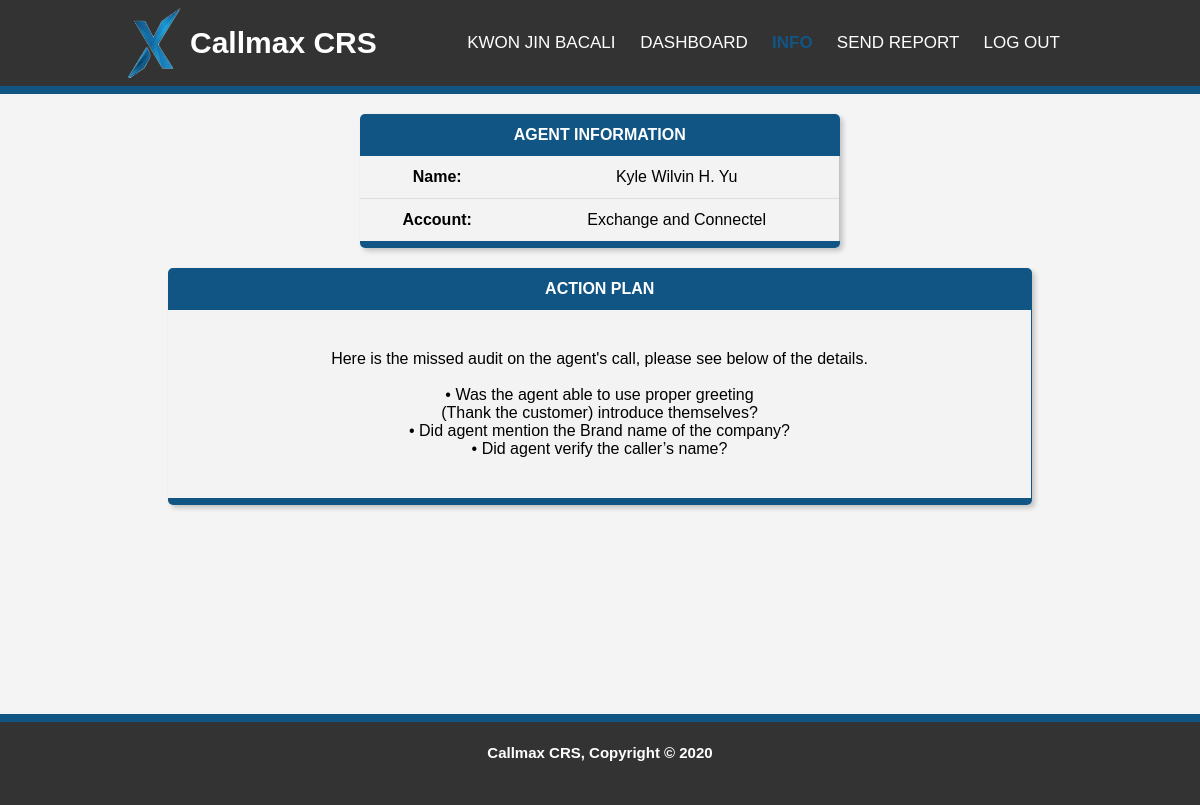
Page /QAV/info.php?n=69 (signed in) on the committed database.
### tables this page shows
CREATE TABLE `agent_reports` (
  `id` int(11) NOT NULL,
  `report_id` int(11) DEFAULT NULL,
  `agent` varchar(255) DEFAULT NULL,
  `account` varchar(255) DEFAULT NULL,
  `report_type` varchar(255) DEFAULT NULL,
  `date_issued` date DEFAULT NULL,
  `coaching_date` date DEFAULT NULL,
  `acknowledge_date` date DEFAULT NULL,
  `status` varchar(255) DEFAULT NULL,
  `root_cause` longtext DEFAULT NULL,
  `action_plan` longtext DEFAULT NULL,
  `team_leader` varchar(255) DEFAULT NULL
);

CREATE TABLE `qa_record` (
  `id` int(11) NOT NULL,
  `report_id` int(11) NOT NULL,
  `agent` varchar(255) NOT NULL,
  `account` varchar(255) NOT NULL,
  `minor` int(11) NOT NULL,
  `major` int(11) NOT NULL,
  `total_deduction` int(11) NOT NULL,
  `qa` varchar(255) NOT NULL,
  `date` date NOT NULL,
  `error_items` text NOT NULL,
  `suggestion` text NOT NULL
);

### text/text.php (called while the page is built, shortened)
<?php
$text['header'] = 'Callmax CRS';
$text['signup'] = 'Sign up';
$text['login'] = 'Login';
$text['send-report'] = 'Send Report';
$text['logout'] = 'log out';
$text['dashboard'] = 'dashboard';
$text['info'] = 'Info';
$text['ack-link'] = 'Acknowledgement Link';
$text['welcome-title'] = ''.$text['header'].' | Welcome';
$text['login-welcome'] = 'Welcome!';
$text['username'] = 'Username';
$text['password'] = 'Password';
$text['forgot-password'] = 'Forgot password?';
$text['no-account'] = 'Don\'t have an account?';
$text['freepik'] = 'Designed by Freepik';
$text['reg-title'] = ''.$text['header'].' | Sign Up';
$text['register-head'] = 'Registration';
$text['firstname'] = 'First Name';
$text['lastname'] = 'Last Name';
$text['email'] = 'Email';
$text['email-add'] = 'Email Address';
$text['cpassword'] = 'Confirm Password';
$text['position'] = 'Position';
$text['choose-pos'] = 'Choose Position';
$text['qav'] = 'Quality Analyst - Voice';
$text['qan'] = 'Quality Analyst - Non-Voice';
$text['hr'] = 'Human Resources';
$text['tl'] = 'Team Leader';
$text['am'] = 'Account Manager';
$text['mis'] = 'MIS';
$text['kpi'] = 'KPI';
$text['accounts'] = 'Accounts';
$text['minus'] = '-';
$text['plus'] = '+';
$text['add-account'] = 'Add Account';
$text['yes-account'] = 'Already have an account?';
$text['login-here'] = 'Login Here';
$text['reg-success'] = 'Registration Successful';
$text['reg-failed'] = 'Registration Failed, Please check the availability of registration';
$text['click-login-here'] = 'Click here to login';
$text['acccess-denied'] = 'Access Denied';
$text['click-here'] = 'Click here';
$text['reg-again'] = 'Click here to register again';
$text['dashboard-title'] = ''.$text['header'].' | Dashboard';
$text['name'] = 'Name';
$text['account'] = 'Account';
$text['status'] = 'Status';
$text['search'] = 'Search';
$text['agentname'] = 'Agent Name';
$text['report-type'] = 'Type of Report';
$text['date-issued'] = 'Date Issued';
$text['sendreport-title'] = ''.$text['header'].' | Send Report';
$text['coaching-form'] = 'Coaching Form';
$text['select-name'] = 'Select Name';
$text['select-account'] = 'Select Account';
$text['choose-issue'] = 'Choose Issue';
$text['issue'] = 'Issue';
$text['knowledge'] = 'Knowledge';
$text['attitude'] = 'Attitude';
$text['skill'] = 'Skill';

### QAV/info.php (the view, shortened to what this page needs)
<?php include ('../text/text.php'); ?>
<html>
    <head>
        <link rel="stylesheet" type="text/css" href="../css/html-style.css">
    </head>
    <body>
    	<?php
    require('../connection.php');
    if (isset($_SESSION['name'])) {
        if ($_SESSION['demerits']=='QAV' || $_SESSION['demerits']=='SUPERADMIN') {
        	$n = $_GET['n'];
    ?>
    <header>
        <div class="container">
          <div class="heading">
            <div id="branding">
              <img src="../img/favicon.png" alt="logo" />  <h1> <?php echo $text['header'];?></h1>
            </div>
            <div class="menu">
              <nav>
                <ul>
                  <li><a href=""><?php echo $_SESSION['name']; ?> </a></li>
                  <li><a href='reports.php'><?php echo $text['dashboard']; ?></a></li>
                  <li class="current"><a href=""><?php echo $text['info']; ?></a></li>
                  <li><a href='sendReport.php'><?php echo $text['send-report']; ?></a></li>
                  <li><a href='../logout.php?logout' onclick="return confirm('Are you sure you want to logout?')"><?php echo $text['logout']; ?></a></li>
                </ul>
              </nav>
            </div>
          </div>
        </div>
    </header>
  <div class="container">
    <div class="infoContainer">
                <div class="agentInfobox">
                  <table class="agentInfo">
                    <thead>
                      <tr>
                        <th colspan="2"><?php echo $text['agent-info']; ?></th>
                      </tr>
                    </thead>
                    <tbody>
                      <?php
                      $query1 = "SELECT * FROM agent_reports WHERE id=".$n;
                      $result1 = mysqli_query($connection, $query1);
                      if (mysqli_num_rows($result1) > 0) {
                        while ( $row = mysqli_fetch_assoc($result1)) {
                          ?>
                          <tr>
                            <th><?php echo $text['name']; ?>:</th>
                            <td><?php echo $row['agent']; ?></td>
                          </tr>
                          <tr>
                            <th><?php echo $text['account']; ?>: </th>
                            <td><?php echo $row['account']; ?></td>
                          </tr>
                          <?php
                        }
                      }
                      ?>
                    </tbody>
                  </table>
                </div>
                <div class="actionplanbox">
                  <table class="actionplan">
                      <thead>
                          <tr>
                            <th><?php echo $text['action-plan']; ?></th>
                          </tr>
                      </thead>
                      <tbody>
                  <?php
                      $query = "SELECT * FROM qa_record WHERE report_id = ".$n;
                              $result = mysqli_query($connection, $query);
                          if (mysqli_num_rows($result) > 0) {
                              while ( $row = mysqli_fetch_assoc($result)) {
                                ?>
                              <td style=" height: 100px; text-align: center;">
                                    Here is the missed audit on the agent's call, please see below of the details.<br/><br/>
                                    <?php echo str_replace(",","<br/>",$row['error_items']); ?>
                              </td>
                          <?php
                          }
                      } ?>
                      </tbody>
                  </table>
              </div>
    </div>
  </div>
    <?php
        }else{
            header("location:../error/error.php");
        }
    }else{
        header("location:../index.php?e=Please Log in");
    }
?>
<footer>
     <h4><?php echo $text['footer']; ?></h4>
</footer>
</body>
</html>

### css/html-style.css (style rules this page uses)
:root { --primary-color: #115584; --bg-color: #f4f4f4; --dark-grey: #333; --orange: #f56101; --green: #00aa00; --yellow: #ffc530; --shadow-color: 3px 3px 5px 0 rgba(0, 0, 0, 0.2); }
body { padding: 0; margin: 0; background-color: var(--bg-color); font: 15px/1.5 Arial, Helvetica, sans-serif; }
a { text-decoration: none; color: var(--primary-color); transition: all 250ms ease; transition-property: all; transition-duration: 250ms; transition-timing-function: ease; transition-delay: 0s; }
.container { width: 80%; margin: auto; overflow: hidden; }
.heading { width: 100%; margin: auto; display: grid; grid-template-columns: 1fr 1fr; }
header { width: 100%; background-color: var(--dark-grey); color: #fff; border-bottom: var(--primary-color) solid 8px; }
.heading #branding { display: flex; justify-content: left; align-items: center; white-space: nowrap; }
.heading #branding img { width: 70px; }
.heading a { color: #fff; text-decoration: none; text-transform: uppercase; font-size: 17px; }
.heading nav { right: 0; padding: 15px 10px; }
.heading li { display: inline; padding: 10px 10px; white-space: nowrap; transition: all 250ms ease; }
.heading ul { text-align: right; white-space: nowrap; }
.heading .current a { color: var(--primary-color); font-weight: bold; }
.heading .menu { transition: all 250ms ease; }
.agentInfo { border-collapse: collapse; padding: 10px; width: 50%; margin: auto; margin-top: 20px; border-radius: 5px; background-color: #f3f3f3; box-shadow: var(--shadow-color); overflow: hidden; }
.agentInfo th, .agentInfo td { padding: 12px 15px; text-align: center; }
.agentInfo thead { position: sticky; top: 0; background-color: #115584; color: #ffffff; text-transform: uppercase; }
.agentInfo tbody tr { border-bottom: #dddddd 1px solid; background: #f3f3f3; }
.agentInfo td { border-right: #c2c2c2 1px solid; }
.agentInfo tbody tr:last-of-type { border-bottom: var(--primary-color) 7px solid; }
.actionplan { border-collapse: collapse; width: 90%; margin: auto; margin-top: 20px; border-radius: 5px; background-color: #f3f3f3; box-shadow: var(--shadow-color); overflow: hidden; }
.actionplan thead tr th { text-align: center; text-transform: uppercase; color: #fff; background: var(--primary-color); padding: 12px 15px; }
.actionplan tbody tr td { border-right: var(--primary-color) 1px solid; padding: 40px; }
.actionplanbox { display: flex; flex-direction: column; justify-content: center; align-items: center; text-align: center; width: 100%; margin: auto; }
.infoContainer { width: 100%; margin: auto; min-height: calc(97vh - 85.19px - 89.88px); }
footer { padding-bottom: 20px; text-align: center; border-top: var(--primary-color) solid 8px; background-color: var(--dark-grey); color: #fff; }

### rows in the picture
agent_reports: agent "Kyle Wilvin H. Yu", account "Exchange and Connectel"
qa_record: error_items "• Was the agent able to use proper greeting (Thank the customer) introduce themselves? • Did agent mention the Brand name of the company? • Did agent verify the caller’s name?"

### other values in the picture
$text['header'] "Callmax CRS"
$_SESSION['name'] "KWON JIN BACALI"
$text['dashboard'] "DASHBOARD"
$text['info'] "INFO"
$text['send-report'] "SEND REPORT"
$text['logout'] "LOG OUT"
$text['agent-info'] "AGENT INFORMATION"
$text['action-plan'] "ACTION PLAN"
$text['footer'] "Callmax CRS, Copyright © 2020"
